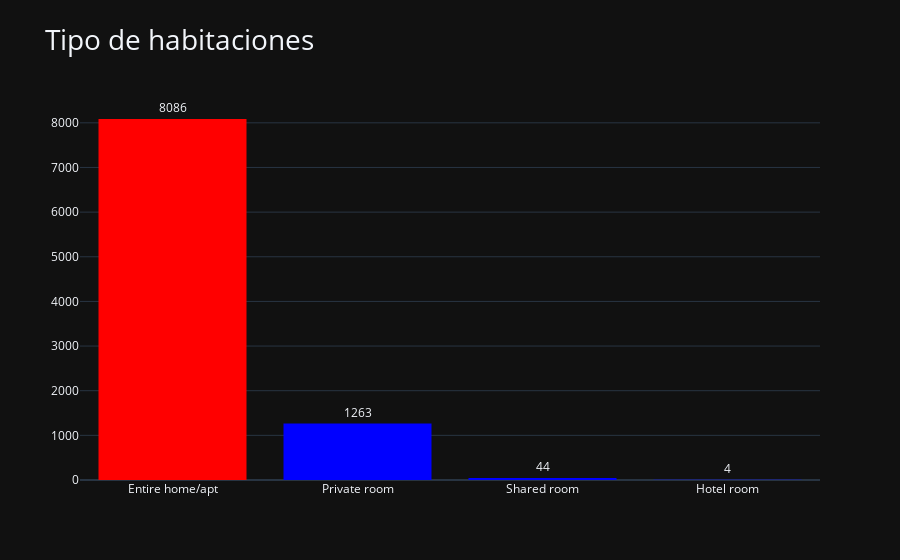

The notebook cell saved with this chart:
### Markdown cell above
### 3.1 Tipos de habitaciones

### Code cell
fig = px.histogram(listings,'room_type', title= "Tipo de habitaciones", nbins = 20,template= "plotly_dark")
fig.update_layout(title_font_size=28, xaxis_title_font_size=20, yaxis_title_font_size=20, xaxis_title='', yaxis_title='')
fig.update_traces(texttemplate='%{y}', textposition='outside')
fig.data[0].marker.color = ['red'] + ['blue'] * (len(fig.data[0].x) - 1)

fig.show()

### Figure 1 — Plotly figure (JSON) as saved in the notebook; plotly's stock layout.template omitted (floating-point values rounded to 4 significant figures; data arrays with more than 128 entries replaced by an {"elided": "..."} marker saying what was removed)
{"data": [{"alignmentgroup": "True", "bingroup": "x", "hovertemplate": "room_type=%{x}<br>count=%{y}<extra></extra>", "legendgroup": "", "marker": {"color": {"elided": "9397 str values"}, "pattern": {"shape": ""}}, "name": "", "nbinsx": 20, "offsetgroup": "", "orientation": "v", "showlegend": false, "textposition": "outside", "texttemplate": "%{y}", "type": "histogram", "x": {"elided": "9397 str values"}, "xaxis": "x", "yaxis": "y"}], "layout": {"barmode": "relative", "legend": {"tracegroupgap": 0}, "title": {"font": {"size": 28}, "text": "Tipo de habitaciones"}, "xaxis": {"anchor": "y", "domain": [0, 1], "title": {"text": ""}}, "yaxis": {"anchor": "x", "domain": [0, 1], "title": {"text": ""}}}}
